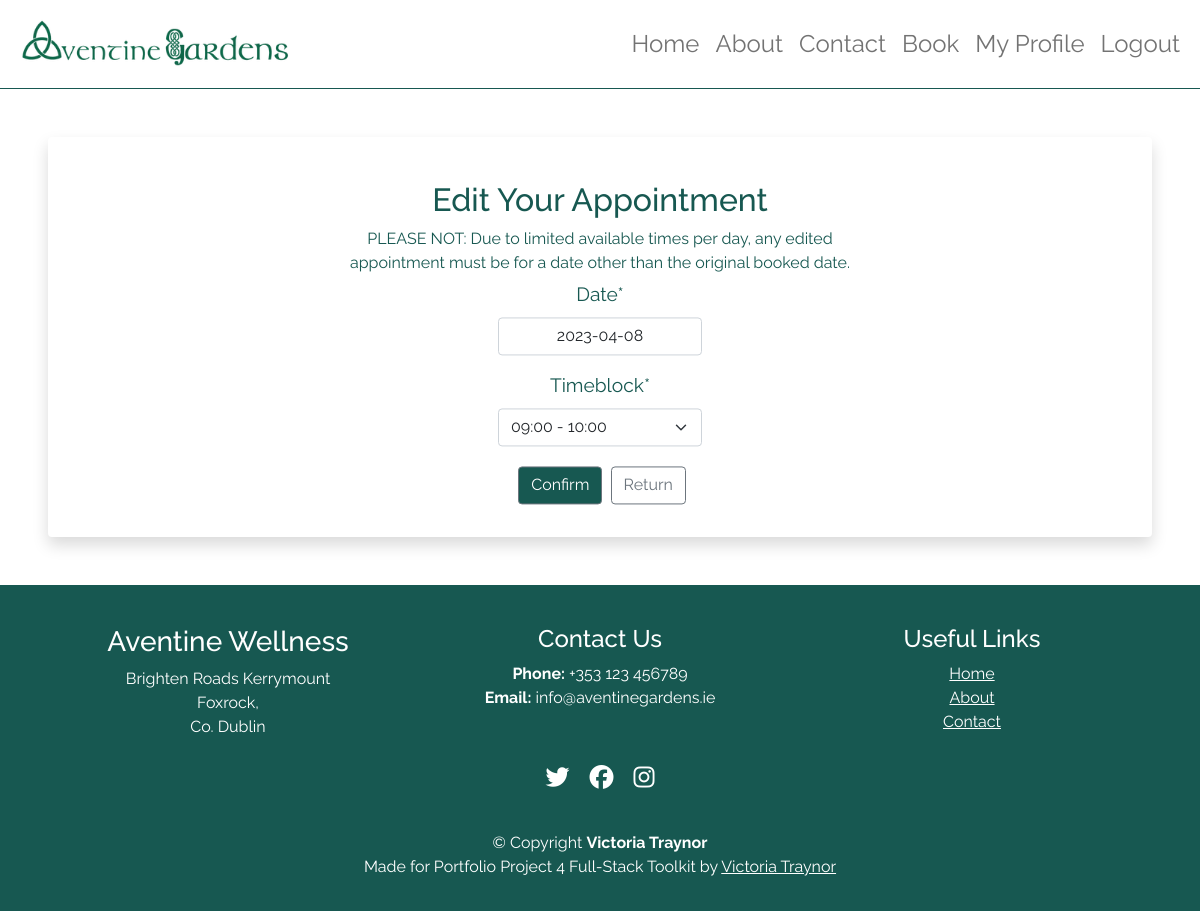
The page /appointments/appointment/8/edit (signed in) on the database as committed earlier.
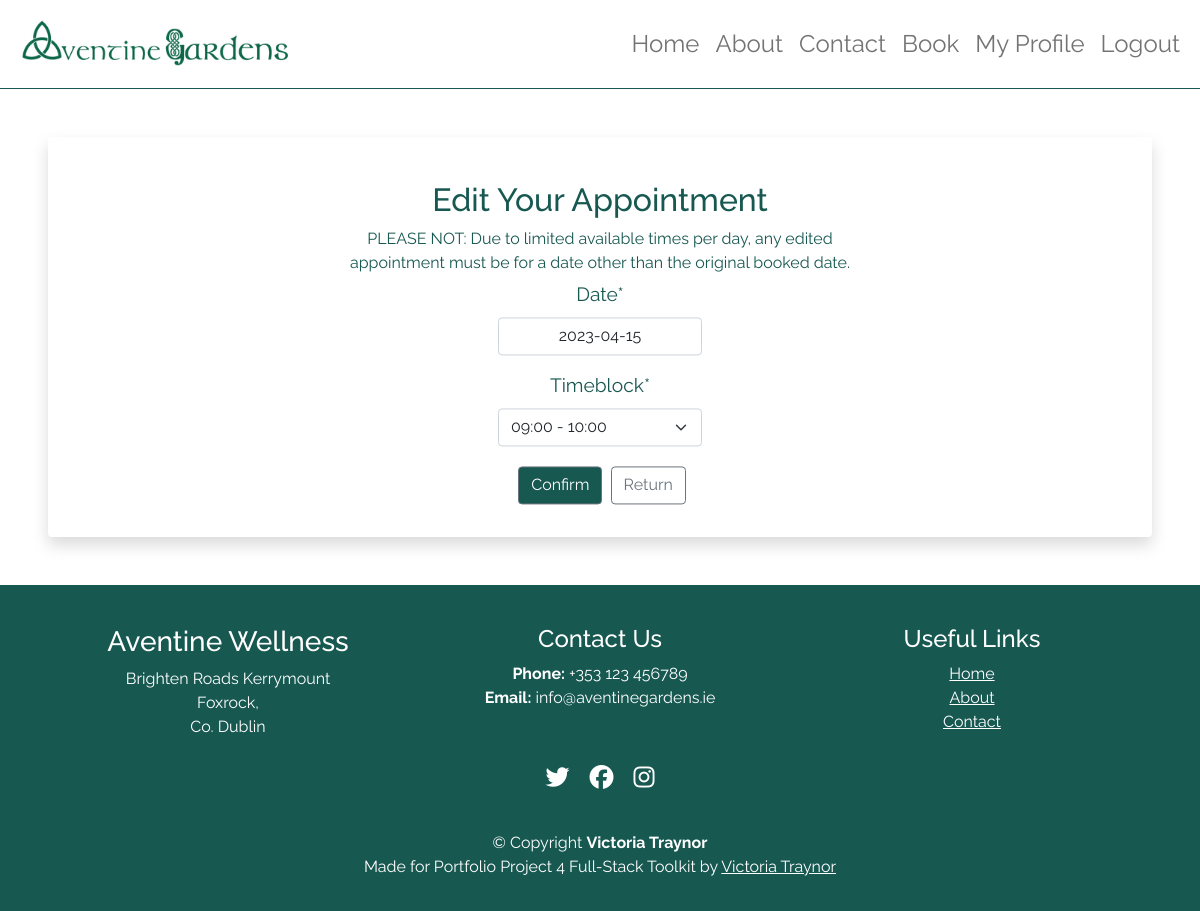
The same page on the database as committed later.
### booking/models.py (models this page shows, shortened)
class Appointment(models.Model):
    AVAILABLE_TIMES = (
        ("9 AM", "09:00 - 10:00"),
        ("11 AM", "11:00 - 12:00"),
        ("1 PM", "13:00 - 14:00"),
        ("3 PM", "15:00 - 16:00"),
    )
    user = models.ForeignKey(User, on_delete=models.CASCADE, null=True, blank=True)
    date_posted = models.DateField(default=timezone.now)
    date = models.DateField(default=datetime.now)
    timeblock = models.CharField(max_length=10, choices=AVAILABLE_TIMES, default="9 AM")

### booking/views.py (the view, shortened to what this page needs)
class AppointmentEditView(LoginRequiredMixin, UserPassesTestMixin, UpdateView):
    template_name = "appointments/edit_appointment.html"
    form_class = AppointmentForm
    queryset = Appointment.objects.all()
    def get_form(self, form_class=AppointmentForm):
        form = super(AppointmentEditView, self).get_form(form_class)
        form.user = self.request.user
        form.fields["date"].widget = DatePickerInput(
            options={
                "format": "DD/MM/YYYY",
                "minDate": (
                    datetime.datetime.today() + datetime.timedelta(days=0)
                ).strftime("%Y-%m-%d 00:00:00"),
                "maxDate": (
                    datetime.datetime.today() + datetime.timedelta(days=6)
                ).strftime("%Y-%m-%d 23:59:59"),
                "showTodayButton": True,
            }
        )
        return form
    def test_func(self):
        appt = self.get_object()
        return self.request.user == appt.user

### booking/forms.py (shortened to what this page needs)
class AppointmentForm(forms.ModelForm):
    AVAILABLE_TIMES = (
        ("9 AM", "09:00 - 10:00"),
        ("11 AM", "11:00 - 12:00"),
        ("1 PM", "13:00 - 14:00"),
        ("3 PM", "15:00 - 16:00"),
    )
    date = forms.DateField()
    timeblock = forms.ChoiceField(choices=AVAILABLE_TIMES)
    class Meta:
        model = Appointment
        fields = (
            "date",
            "timeblock",
        )
    def __init__(self, *args, **kwargs):
        self.user = kwargs.pop("user", None)
        super(AppointmentForm, self).__init__(*args, **kwargs)

### templates/appointments/edit_appointment.html (shortened to what this page needs)
{% extends "base.html" %}
{% load crispy_forms_tags %}
{% block content %}
<div class="shadow p-4 mb-5 bg-body bg-body rounded text-black m-5 update-div">
    <div class="verticle-center">
        <h2 class="text-center mt-3">Edit Your Appointment</h2>
        <p class="edit-p">PLEASE NOT: Due to limited available times per day, any edited appointment must be for a date other than the original booked date.</p>
        <div class="login-form">
            <form method="POST" class="appointment-form">{% csrf_token %}
                {{ form|crispy }}
                <button type="submit" class="btn btn-secondary profile-btns">Confirm</button>
                <a class="btn btn-outline-secondary" href="{% url 'user-profile' %}">Return</a>
            </form>
        </div>
    </div>
</div>
{%endblock%}

Rows that differ between the two databases and show on the page:
changed Appointment: date "2023-04-08" → "2023-04-15"
